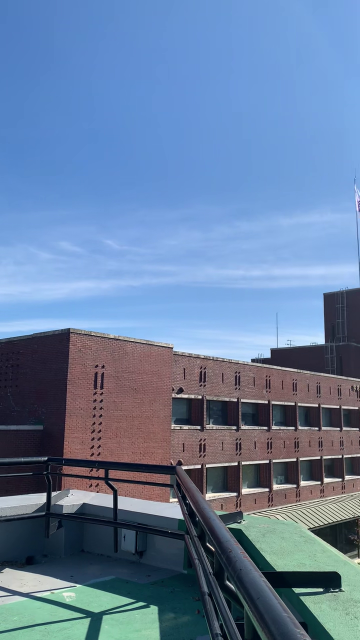
#> input picture ch5/stitch_images/stitch_img40.png, 360 x 640 px; its folder holds 4 pictures in this run
$ python 5-5stitch.py
#> lines starting #> are read from the running program, lines starting #| are printed output that depends on the picture
import cv2
import os

stitcher = cv2.Stitcher.create()
images = []

# [7 lines of commented-out code are left out]
path = '.\\stitch_images\\'
for root, directories, files in os.walk(path):
   for file in files:
       if '.png' in file:
           src = cv2.imread(os.path.join(root,file))
#> src is the input picture: shape (640, 360, 3); mean B, G, R 160.1, 127.2, 102.3
           images.append(src)

# [12 lines of commented-out code are left out]
status, dst = stitcher.stitch(images)
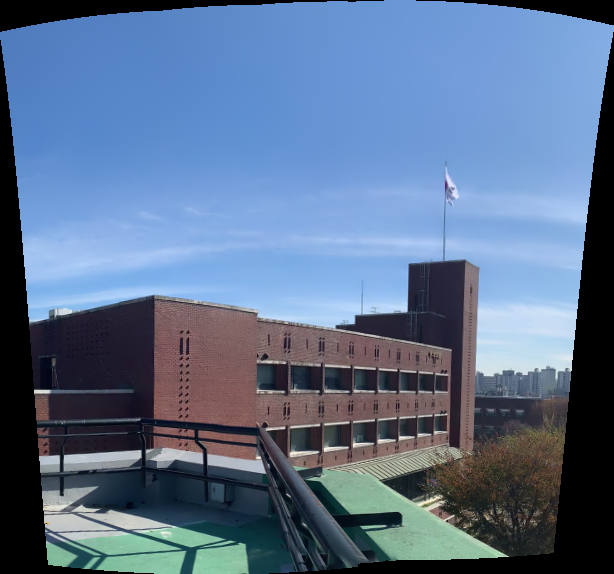
#> dst: shape (574, 614, 3); mean B, G, R 142.6, 113.1, 91.5

if status == cv2.STITCHER_OK:
    # cv2.imwrite('.\stitch_images\stitch_out.jpg', dst)
    cv2.imshow('stitching',  dst)

cv2.waitKey()
cv2.destroyAllWindows()
